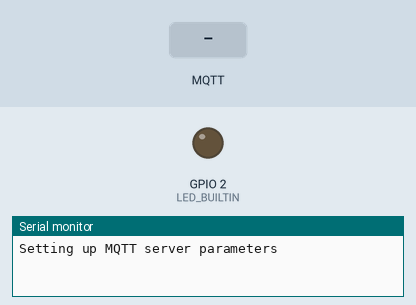
Simulated run of this program. Board: ESP8266 (Wemos D1 mini). Shown: output pins drawn as LEDs (lit = HIGH, except the on-board LED, lit = LOW), the last lines printed to the serial monitor. Inputs (shaded band) come from the test bench. WiFi joins after 1.5 s; servers stay silent unless stated; no MQTT or app messages arrive unless stated.

Above: at 0.1 s.
At 3.2 s:
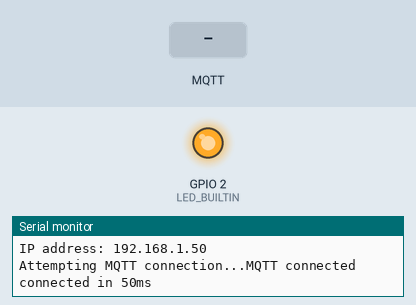
3.3 s: MQTT message "1" arrives on the first subscribed topic
4.8 s: MQTT message "1" arrives on the second subscribed topic
6.3 s: MQTT message "1" arrives on the third subscribed topic
Timing chart, 0 to 9.3 s (numbered marks = the images above; inputs shaded):
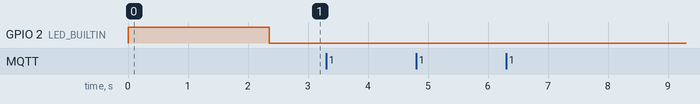

The program:

main.cpp
```cpp
#include <Arduino.h>
#include "main.h"

void setup()
{
  pinMode(LED_BUILTIN, OUTPUT);

    //set LED off
  digitalWrite(LED_BUILTIN, HIGH);

  Serial.begin(115200, SERIAL_8N1, SERIAL_TX_ONLY);
  Serial.println("");
  Serial.println("");

  setupIR();
  setupWifi();
  setupMQTTClient();
}

void loop()
{
  //delay(50); //produces 17-19 messages per second
  delay(100); //produces 9-10 messages per second
  //delay(200); //produces ~5 messages per second

  loopMQTTClient();
}
```

IR.h
```cpp
#pragma once

#include <IRremoteESP8266.h>
#include <IRsend.h>
#include <sstream>

const uint16_t kIrLed = 4; // ESP8266 GPIO pin to use. Recommended: 4 (D2).

void sendWallECommand(std::string topic, std::string message);
void setupIR();
```

IoT-MQTT.h
```cpp
#pragma once

#include <PubSubClient.h>
#include <sstream>

void MessageReceived(char *topic, byte *payload, unsigned int length);
void loopMQTTClient();
void setupMQTTClient();

extern void sendWallECommand(std::string topic, std::string message);
```

IoT-Wifi.h
```cpp
#pragma once

#include <ESP8266WiFi.h>

void setupWifi();
void onWifiConnect(const WiFiEventStationModeGotIP &event);
void onWifiDisconnect(const WiFiEventStationModeDisconnected &event);
```

credentials.h
```cpp
#pragma once

#define WIFI_SSID "the robot network"
#define WIFI_PASSWORD "isaacasimov"

#define MQTT_SERVER "robotmqtt"

#define MQTT_CLIENTID "wall-e-controller"
#define MQTT_USERNAME "public"
#define MQTT_KEY "public"
```

main.h
```cpp
#pragma once

#include "IoT-Wifi.h"
#include "IoT-MQTT.h"
#include "IR.h"
```

topics.h
```cpp
#pragma once

// auto MQTT_FORWARD_TOPIC = "wall-e/joystick/forward";
// auto MQTT_BACKWARD_TOPIC = "wall-e/joystick/backward";
// auto MQTT_AHEAD_TOPIC = "wall-e/button/ahead";
// auto MQTT_TURN_TOPIC = "wall-e/button/turn";
// auto MQTT_ROTATE_TOPIC = "wall-e/button/rotate";
// auto MQTT_CIRCLE_TOPIC = "wall-e/button/circle";
// auto MQTT_LIGHT_TOPIC = "wall-e/button/light";
// auto MQTT_MUSIC_TOPIC = "wall-e/button/music";
// auto MQTT_DANCE_TOPIC = "wall-e/button/dance";
// auto MQTT_EYES_TOPIC = "wall-e/button/eyes";

// auto MQTT_INFO_TOPIC = "wall-e/info";
// auto MQTT_IP_TOPIC = "wall-e/ip";
// auto MQTT_ERROR_TOPIC = "wall-e/error";


#define  MQTT_FORWARD_TOPIC  "wall-e/joystick/forward"
#define  MQTT_BACKWARD_TOPIC  "wall-e/joystick/backward"
#define  MQTT_AHEAD_TOPIC  "wall-e/button/ahead"
#define  MQTT_TURN_TOPIC  "wall-e/button/turn"
#define  MQTT_ROTATE_TOPIC  "wall-e/button/rotate"
#define  MQTT_CIRCLE_TOPIC  "wall-e/button/circle"
#define  MQTT_LIGHT_TOPIC  "wall-e/button/light"
#define  MQTT_MUSIC_TOPIC "wall-e/button/music"
#define  MQTT_DANCE_TOPIC  "wall-e/button/dance"
#define  MQTT_EYES_TOPIC  "wall-e/button/eyes"

#define  MQTT_INFO_TOPIC  "wall-e/info"
#define  MQTT_IP_TOPIC  "wall-e/ip"
#define  MQTT_ERROR_TOPIC  "wall-e/error"
```

IR.cpp
```cpp
#include <Arduino.h>
#include "IR.h"
#include "topics.h"
#include "pronto.h"

IRsend irsend(kIrLed); // Set the GPIO to be used to sending the message.

void setupIR()
{
    irsend.begin();
}

void sendWallECommand(std::string topic, std::string message)
{
    if (std::string(topic) == std::string(MQTT_DANCE_TOPIC))
    {
        Serial.println("Sending a WALL-E 'Dance' command.");

        irsend.sendPronto(danceCommand, 48);
    }
    else if (std::string(topic) == std::string(MQTT_MUSIC_TOPIC))
    {
        Serial.println("Sending a WALL-E 'Music' command.");

        irsend.sendPronto(musicCommand, 48);
    }
    else if (std::string(topic) == std::string(MQTT_LIGHT_TOPIC))
    {
        Serial.println("Sending a WALL-E 'Light' command.");

        irsend.sendPronto(lightCommand, 48);
    }
    else if (std::string(topic) == std::string(MQTT_EYES_TOPIC))
    {
        Serial.println("Sending a WALL-E 'Eyes' command.");

        irsend.sendPronto(eyesCommand, 48);
    }
    else if (std::string(topic) == std::string(MQTT_CIRCLE_TOPIC))
    {
        Serial.println("Sending a WALL-E 'Circle' command.");

        irsend.sendPronto(circleCommand, 48);
    }
    else if (std::string(topic) == std::string(MQTT_ROTATE_TOPIC))
    {
        Serial.println("Sending a WALL-E 'Rotate' command.");

        irsend.sendPronto(rotateCommand, 48);
    }
    else if (std::string(topic) == std::string(MQTT_TURN_TOPIC))
    {
        Serial.println("Sending a WALL-E 'Turn' command.");

        irsend.sendPronto(turnCommand, 48);
    }
    else if (std::string(topic) == std::string(MQTT_AHEAD_TOPIC))
    {
        Serial.println("Sending a WALL-E 'Ahead' command.");

        irsend.sendPronto(aheadCommand, 48);
    }
    else if (std::string(topic) == std::string(MQTT_BACKWARD_TOPIC))
    {
        Serial.println("Sending a WALL-E 'Backward' command.");

        irsend.sendPronto(backwardCommand, 48);
    }
    else if (std::string(topic) == std::string(MQTT_FORWARD_TOPIC))
    {
        Serial.println("Sending a WALL-E 'Forward' command.");

        irsend.sendPronto(forwardCommand, 48);
    }
}
```

IoT-MQTT.cpp
```cpp
#include <Arduino.h>
#include "IoT-MQTT.h"
#include <ESP8266WiFi.h>
#include "credentials.h"
#include "topics.h"

WiFiClient wifiConnection;
PubSubClient MQTTClient(wifiConnection);

unsigned long previousSendIPMillis = millis();

void setupMQTTClient()
{
    Serial.println("Setting up MQTT server parameters");

    //set this to be a large enough value to allow a large MQTT message
    //MQTTClient.setBufferSize(5000);

    MQTTClient.setServer(MQTT_SERVER, 1883);

    // setup callbacks
    MQTTClient.setCallback(MessageReceived);
}

void MQTTConnect()
{
    yield();

    Serial.print("Attempting MQTT connection...");

    auto connectionTiming = millis();

    // Attempt to connect
    if (MQTTClient.connect(MQTT_CLIENTID, MQTT_USERNAME, MQTT_KEY))
    {
        //set LED on
        digitalWrite(LED_BUILTIN, LOW);

        Serial.println("MQTT connected");
        Serial.print("connected in ");
        Serial.print(millis() - connectionTiming);
        Serial.println("ms");

        // Once connected, publish an announcement...
        MQTTClient.publish(MQTT_INFO_TOPIC, "Connected");

        //and resubscribe
        MQTTClient.subscribe(MQTT_FORWARD_TOPIC);
        MQTTClient.subscribe(MQTT_BACKWARD_TOPIC);
        MQTTClient.subscribe(MQTT_AHEAD_TOPIC);
        MQTTClient.subscribe(MQTT_TURN_TOPIC);
        MQTTClient.subscribe(MQTT_ROTATE_TOPIC);
        MQTTClient.subscribe(MQTT_CIRCLE_TOPIC);
        MQTTClient.subscribe(MQTT_LIGHT_TOPIC);
        MQTTClient.subscribe(MQTT_MUSIC_TOPIC);
        MQTTClient.subscribe(MQTT_DANCE_TOPIC);
        MQTTClient.subscribe(MQTT_EYES_TOPIC);

        MQTTClient.subscribe(MQTT_INFO_TOPIC);
        MQTTClient.subscribe(MQTT_IP_TOPIC);
        MQTTClient.subscribe(MQTT_ERROR_TOPIC);
    }
    else
    {
        //set LED off
        digitalWrite(LED_BUILTIN, HIGH);

        Serial.print("failed, rc=");
        Serial.print(MQTTClient.state());
        Serial.println(" try again in 5 seconds");
    }
}

void MessageReceived(char *topic, byte *payload, unsigned int length)
{
#ifdef PRINT_TO_SERIAL
    Serial.print("Message arrived [");
    Serial.print(topic);
    Serial.print("] ");
#endif

    std::string message = "";

    for (int i = 0; i < length; i++)
    {
        message += (char)payload[i];
    }

#ifdef PRINT_TO_SERIAL
    Serial.println(message.c_str());
#endif

    sendWallECommand(topic, message);
}

void loopMQTTClient()
{
    if (WiFi.isConnected() == false)
    {
        //just do nothing and wait for the reconnection event to happen
        delay(1000);
    }
    else
    {
        //MQTT section
        if (MQTTClient.connected() == false)
        {
            //set LED off
            digitalWrite(LED_BUILTIN, HIGH);

            MQTTConnect();
        }
        else
        {
            //set LED on
            digitalWrite(LED_BUILTIN, LOW);

            if (millis() - previousSendIPMillis >= 1000)
            {
                previousSendIPMillis = millis();

                MQTTClient.publish(MQTT_IP_TOPIC, WiFi.localIP().toString().c_str());
            }
        }
        MQTTClient.loop();
    }
}
```

IoT-Wifi.cpp
```cpp
#include <Arduino.h>
#include "IoT-Wifi.h"
#include "credentials.h"

WiFiEventHandler wifiConnectHandler;
WiFiEventHandler wifiDisconnectHandler;

void setupWifi()
{
  //Register event handlers
  wifiConnectHandler = WiFi.onStationModeGotIP(onWifiConnect);
  wifiDisconnectHandler = WiFi.onStationModeDisconnected(onWifiDisconnect);

  //sort out WiFi
  WiFi.mode(WIFI_STA);
  WiFi.begin(WIFI_SSID, WIFI_PASSWORD); // Connect to the network
}

void onWifiConnect(const WiFiEventStationModeGotIP &event)
{
  Serial.println("Connected to Wi-Fi sucessfully.");
  Serial.print("IP address: ");
  Serial.println(WiFi.localIP());
}

void onWifiDisconnect(const WiFiEventStationModeDisconnected &event)
{
  Serial.println("Disconnected from Wi-Fi, trying to connect...");

  WiFi.disconnect();
  WiFi.begin(WIFI_SSID, WIFI_PASSWORD); // Reconnect to the network
}
```

Source omitted: pronto.h (data table, 4075 bytes)
